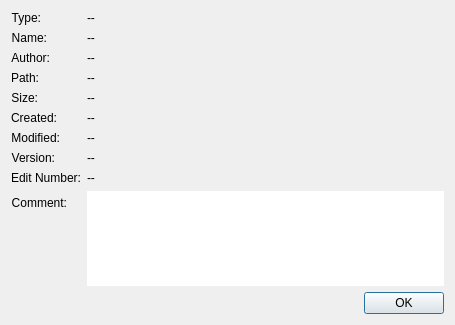
<?xml version="1.0" encoding="UTF-8"?>
<ui version="4.0">
 <class>mbCoreDialogProjectInfo</class>
 <widget class="QDialog" name="mbCoreDialogProjectInfo">
  <property name="geometry">
   <rect>
    <x>0</x>
    <y>0</y>
    <width>455</width>
    <height>325</height>
   </rect>
  </property>
  <property name="windowTitle">
   <string>Project Info</string>
  </property>
  <layout class="QFormLayout" name="formLayout">
   <item row="0" column="0">
    <widget class="QLabel" name="label">
     <property name="text">
      <string>Type:</string>
     </property>
     <property name="alignment">
      <set>Qt::AlignRight|Qt::AlignTrailing|Qt::AlignVCenter</set>
     </property>
    </widget>
   </item>
   <item row="0" column="1">
    <widget class="QLabel" name="lbType">
     <property name="text">
      <string>--</string>
     </property>
     <property name="textInteractionFlags">
      <set>Qt::LinksAccessibleByMouse|Qt::TextSelectableByKeyboard|Qt::TextSelectableByMouse</set>
     </property>
    </widget>
   </item>
   <item row="1" column="0">
    <widget class="QLabel" name="label_2">
     <property name="text">
      <string>Name:</string>
     </property>
     <property name="alignment">
      <set>Qt::AlignRight|Qt::AlignTrailing|Qt::AlignVCenter</set>
     </property>
    </widget>
   </item>
   <item row="1" column="1">
    <widget class="QLabel" name="lbName">
     <property name="text">
      <string>--</string>
     </property>
     <property name="textInteractionFlags">
      <set>Qt::LinksAccessibleByMouse|Qt::TextSelectableByKeyboard|Qt::TextSelectableByMouse</set>
     </property>
    </widget>
   </item>
   <item row="2" column="0">
    <widget class="QLabel" name="label_3">
     <property name="text">
      <string>Author:</string>
     </property>
     <property name="alignment">
      <set>Qt::AlignRight|Qt::AlignTrailing|Qt::AlignVCenter</set>
     </property>
    </widget>
   </item>
   <item row="2" column="1">
    <widget class="QLabel" name="lbAuthor">
     <property name="text">
      <string>--</string>
     </property>
     <property name="textInteractionFlags">
      <set>Qt::LinksAccessibleByMouse|Qt::TextSelectableByKeyboard|Qt::TextSelectableByMouse</set>
     </property>
    </widget>
   </item>
   <item row="3" column="0">
    <widget class="QLabel" name="label_6">
     <property name="text">
      <string>Path:</string>
     </property>
     <property name="alignment">
      <set>Qt::AlignRight|Qt::AlignTrailing|Qt::AlignVCenter</set>
     </property>
    </widget>
   </item>
   <item row="3" column="1">
    <widget class="QLabel" name="lbPath">
     <property name="text">
      <string>--</string>
     </property>
     <property name="textInteractionFlags">
      <set>Qt::LinksAccessibleByMouse|Qt::TextSelectableByKeyboard|Qt::TextSelectableByMouse</set>
     </property>
    </widget>
   </item>
   <item row="4" column="0">
    <widget class="QLabel" name="label_8">
     <property name="text">
      <string>Size:</string>
     </property>
     <property name="alignment">
      <set>Qt::AlignRight|Qt::AlignTrailing|Qt::AlignVCenter</set>
     </property>
    </widget>
   </item>
   <item row="4" column="1">
    <widget class="QLabel" name="lbSize">
     <property name="text">
      <string>--</string>
     </property>
     <property name="textInteractionFlags">
      <set>Qt::LinksAccessibleByMouse|Qt::TextSelectableByKeyboard|Qt::TextSelectableByMouse</set>
     </property>
    </widget>
   </item>
   <item row="5" column="0">
    <widget class="QLabel" name="label_9">
     <property name="text">
      <string>Created:</string>
     </property>
     <property name="alignment">
      <set>Qt::AlignRight|Qt::AlignTrailing|Qt::AlignVCenter</set>
     </property>
    </widget>
   </item>
   <item row="5" column="1">
    <widget class="QLabel" name="lbCreated">
     <property name="text">
      <string>--</string>
     </property>
     <property name="textInteractionFlags">
      <set>Qt::LinksAccessibleByMouse|Qt::TextSelectableByKeyboard|Qt::TextSelectableByMouse</set>
     </property>
    </widget>
   </item>
   <item row="6" column="0">
    <widget class="QLabel" name="label_10">
     <property name="text">
      <string>Modified:</string>
     </property>
     <property name="alignment">
      <set>Qt::AlignRight|Qt::AlignTrailing|Qt::AlignVCenter</set>
     </property>
    </widget>
   </item>
   <item row="6" column="1">
    <widget class="QLabel" name="lbModified">
     <property name="text">
      <string>--</string>
     </property>
     <property name="textInteractionFlags">
      <set>Qt::LinksAccessibleByMouse|Qt::TextSelectableByKeyboard|Qt::TextSelectableByMouse</set>
     </property>
    </widget>
   </item>
   <item row="7" column="0">
    <widget class="QLabel" name="label_5">
     <property name="text">
      <string>Version:</string>
     </property>
     <property name="alignment">
      <set>Qt::AlignRight|Qt::AlignTrailing|Qt::AlignVCenter</set>
     </property>
    </widget>
   </item>
   <item row="7" column="1">
    <widget class="QLabel" name="lbVersion">
     <property name="text">
      <string>--</string>
     </property>
     <property name="textInteractionFlags">
      <set>Qt::LinksAccessibleByMouse|Qt::TextSelectableByKeyboard|Qt::TextSelectableByMouse</set>
     </property>
    </widget>
   </item>
   <item row="8" column="0">
    <widget class="QLabel" name="label_7">
     <property name="text">
      <string>Edit Number:</string>
     </property>
     <property name="alignment">
      <set>Qt::AlignRight|Qt::AlignTrailing|Qt::AlignVCenter</set>
     </property>
     <property name="textInteractionFlags">
      <set>Qt::LinksAccessibleByMouse</set>
     </property>
    </widget>
   </item>
   <item row="8" column="1">
    <widget class="QLabel" name="lbEditNumber">
     <property name="text">
      <string>--</string>
     </property>
     <property name="textInteractionFlags">
      <set>Qt::LinksAccessibleByMouse|Qt::TextSelectableByKeyboard|Qt::TextSelectableByMouse</set>
     </property>
    </widget>
   </item>
   <item row="9" column="0">
    <widget class="QLabel" name="label_4">
     <property name="text">
      <string>Comment:</string>
     </property>
     <property name="alignment">
      <set>Qt::AlignRight|Qt::AlignTrailing|Qt::AlignVCenter</set>
     </property>
    </widget>
   </item>
   <item row="9" column="1">
    <widget class="QPlainTextEdit" name="txtComment">
     <property name="enabled">
      <bool>true</bool>
     </property>
     <property name="autoFillBackground">
      <bool>false</bool>
     </property>
     <property name="frameShape">
      <enum>QFrame::NoFrame</enum>
     </property>
     <property name="readOnly">
      <bool>true</bool>
     </property>
     <property name="textInteractionFlags">
      <set>Qt::TextSelectableByKeyboard|Qt::TextSelectableByMouse</set>
     </property>
     <property name="backgroundVisible">
      <bool>false</bool>
     </property>
    </widget>
   </item>
   <item row="10" column="1">
    <widget class="QDialogButtonBox" name="buttonBox">
     <property name="standardButtons">
      <set>QDialogButtonBox::Ok</set>
     </property>
    </widget>
   </item>
  </layout>
 </widget>
 <resources/>
 <connections/>
</ui>
